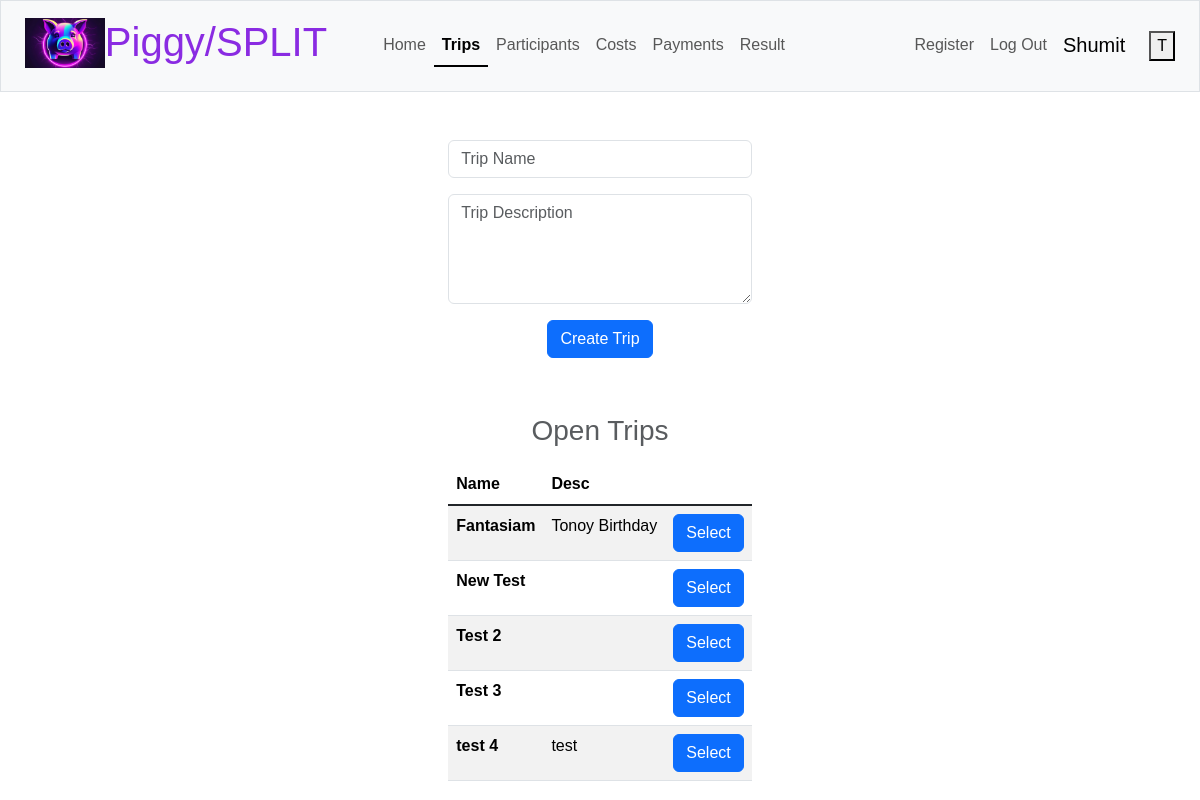
The app's page /trips (signed in) with its own data.
### tables this page shows
CREATE TABLE trips (
trip_id INTEGER,
trip_title TEXT NOT NULL,
trip_descrip TEXT,
owner_id INTEGER NOT NULL, closed BOOLEAN NOT NULL 
DEFAULT False,
PRIMARY KEY(trip_id),
FOREIGN KEY(owner_id) REFERENCES users(id)
);

### app.py (the view)
@app.route("/trips")
@login_required
def trip():
    return trips()

### app.py (called while the page is built)
@app.after_request
def after_request(response):
    response.headers["Cache-Control"] = "no-cache, no-store, must-revalidate"
    response.headers["Expires"] = 0
    response.headers["Pragma"] = "no-cache"
    return response

### cred_helpers.py (called while the page is built)
def login_required(f):
    @wraps(f)
    def decorated_function(*args, **kwargs):
        if session.get("user_id") is None:
            return redirect("/login")
        return f(*args, **kwargs)
    return decorated_function

### trips.py (called while the page is built)
def trips():
    owned_trips = fetch_owned_trips(session["user_id"])
    return render_template("trips.html", current_trips = owned_trips, route_name = "select")

### trips_helpers.py (called while the page is built)
def fetch_owned_trips(user_id):
    return db.execute("SELECT * FROM trips WHERE owner_id = ? AND closed = FALSE", user_id)

### templates/trips.html (shortened to what this page needs)
{% import 'selection_screen.html' as selection %}
{% extends "layout.html" %}
{% block main %}
<div>
    <form action="/create" method="post">
        <div class="mb-3">
            <input aria-label="Trip Name" required autocomplete="off" autofocus class="form-control" name="tripname" placeholder="Trip Name" type="text">
        </div>
        <div class="mb-3">
            <textarea aria-label="Trip Description" class="form-control" name="tripdesc" placeholder="Trip Description" rows="4"></textarea>
        </div>
        <div class="text-center">
            <button aria-label="submit" class="btn btn-primary" type="submit">Create Trip</button>
        </div>
    </form>
    <div class="mt-5">
        {{selection.trip_select(current_trips, route_name)}}
    </div>
</div>
{% endblock %}

### templates/selection_screen.html (shortened to what this page needs)
{% macro trip_select(current_trips, route_name) %}
<div>
    {% if current_trips %}
    <table class="table caption-top table-striped">
        <caption style="text-align: center;">
            <h3>Open Trips</h3>
        </caption>
        <thead>
            <tr>
                <th scope="col">Name</th>
                <th scope="col">Desc</th>
                <th></th>
            </tr>
        </thead>
        <tbody class="table-group-divider">
            {% for trip in current_trips %}
            <tr>
                <th scope="row">{{trip.trip_title}}</th>
                <td>
                    {{trip.trip_descrip}}
                </td>
                <td>
                    <form action="/{{route_name}}" method="get">
                        <button type="submit" class="btn btn-primary">
                            Select
                        </button>
                    </form>
                </td>
            </tr>
            {%endfor%}
        </tbody>
    </table>
    {% else %}
    <h1>No Current Trips</h1>
    {% endif %}
</div>
{% endmacro %}

### templates/layout.html (style rules this page uses)
body { font-family: "Trebuchet MS", Helvetica, sans-serif; }

### records on screen
trips: trip_title "Fantasiam", trip_descrip "Tonoy Birthday"
trips: trip_title "New Test"
trips: trip_title "Test 2"
trips: trip_title "Test 3"
trips: trip_title "test 4", trip_descrip "test"

### other values on screen
{{ session["username"] }} "Shumit"
